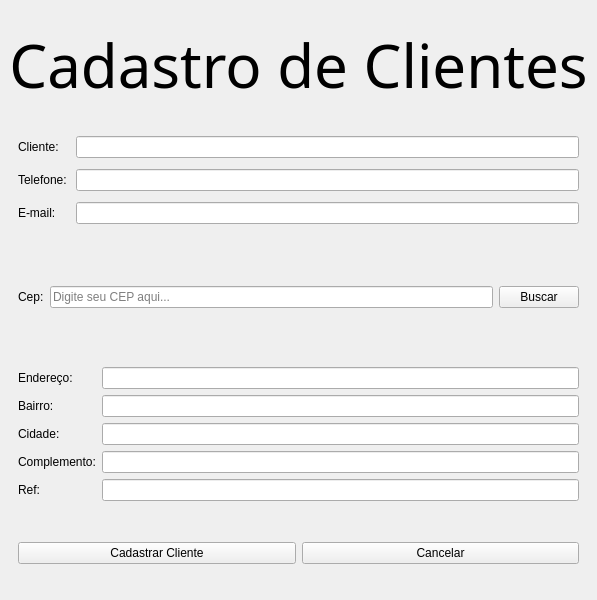
<?xml version="1.0" encoding="UTF-8"?>
<ui version="4.0">
 <class>MainWindow</class>
 <widget class="QMainWindow" name="MainWindow">
  <property name="geometry">
   <rect>
    <x>0</x>
    <y>0</y>
    <width>456</width>
    <height>600</height>
   </rect>
  </property>
  <property name="windowTitle">
   <string>MainWindow</string>
  </property>
  <property name="styleSheet">
   <string notr="true">QFrame {
	background-color: transparent;
	border: transparent;
}</string>
  </property>
  <widget class="QWidget" name="centralwidget">
   <layout class="QVBoxLayout" name="verticalLayout">
    <item>
     <widget class="QLabel" name="label">
      <property name="font">
       <font>
        <family>Monotype Corsiva</family>
        <pointsize>45</pointsize>
       </font>
      </property>
      <property name="text">
       <string>Cadastro de Clientes</string>
      </property>
      <property name="alignment">
       <set>Qt::AlignmentFlag::AlignCenter</set>
      </property>
     </widget>
    </item>
    <item>
     <widget class="QFrame" name="frame_2">
      <property name="palette">
       <palette>
        <active>
         <colorrole role="Button">
          <brush brushstyle="SolidPattern">
           <color alpha="0">
            <red>0</red>
            <green>0</green>
            <blue>0</blue>
           </color>
          </brush>
         </colorrole>
         <colorrole role="Midlight">
          <brush brushstyle="SolidPattern">
           <color alpha="255">
            <red>255</red>
            <green>255</green>
            <blue>255</blue>
           </color>
          </brush>
         </colorrole>
         <colorrole role="Base">
          <brush brushstyle="SolidPattern">
           <color alpha="0">
            <red>0</red>
            <green>0</green>
            <blue>0</blue>
           </color>
          </brush>
         </colorrole>
         <colorrole role="Window">
          <brush brushstyle="SolidPattern">
           <color alpha="0">
            <red>0</red>
            <green>0</green>
            <blue>0</blue>
           </color>
          </brush>
         </colorrole>
        </active>
        <inactive>
         <colorrole role="Button">
          <brush brushstyle="SolidPattern">
           <color alpha="0">
            <red>0</red>
            <green>0</green>
            <blue>0</blue>
           </color>
          </brush>
         </colorrole>
         <colorrole role="Base">
          <brush brushstyle="SolidPattern">
           <color alpha="0">
            <red>0</red>
            <green>0</green>
            <blue>0</blue>
           </color>
          </brush>
         </colorrole>
         <colorrole role="Window">
          <brush brushstyle="SolidPattern">
           <color alpha="0">
            <red>0</red>
            <green>0</green>
            <blue>0</blue>
           </color>
          </brush>
         </colorrole>
        </inactive>
        <disabled>
         <colorrole role="Button">
          <brush brushstyle="SolidPattern">
           <color alpha="0">
            <red>0</red>
            <green>0</green>
            <blue>0</blue>
           </color>
          </brush>
         </colorrole>
         <colorrole role="Base">
          <brush brushstyle="SolidPattern">
           <color alpha="0">
            <red>0</red>
            <green>0</green>
            <blue>0</blue>
           </color>
          </brush>
         </colorrole>
         <colorrole role="Window">
          <brush brushstyle="SolidPattern">
           <color alpha="0">
            <red>0</red>
            <green>0</green>
            <blue>0</blue>
           </color>
          </brush>
         </colorrole>
        </disabled>
       </palette>
      </property>
      <property name="styleSheet">
       <string notr="true"/>
      </property>
      <property name="frameShape">
       <enum>QFrame::Shape::StyledPanel</enum>
      </property>
      <property name="frameShadow">
       <enum>QFrame::Shadow::Raised</enum>
      </property>
      <layout class="QGridLayout" name="gridLayout_2">
       <property name="leftMargin">
        <number>9</number>
       </property>
       <property name="topMargin">
        <number>9</number>
       </property>
       <property name="rightMargin">
        <number>9</number>
       </property>
       <property name="bottomMargin">
        <number>9</number>
       </property>
       <property name="spacing">
        <number>9</number>
       </property>
       <item row="0" column="0">
        <widget class="QLabel" name="label_nome">
         <property name="text">
          <string>Cliente:</string>
         </property>
        </widget>
       </item>
       <item row="1" column="0">
        <widget class="QLabel" name="label_telefone">
         <property name="text">
          <string>Telefone:</string>
         </property>
        </widget>
       </item>
       <item row="3" column="1">
        <widget class="QLineEdit" name="email_input">
         <property name="styleSheet">
          <string notr="true"/>
         </property>
        </widget>
       </item>
       <item row="3" column="0">
        <widget class="QLabel" name="label_email">
         <property name="text">
          <string>E-mail:</string>
         </property>
        </widget>
       </item>
       <item row="0" column="1">
        <widget class="QLineEdit" name="nome_input">
         <property name="styleSheet">
          <string notr="true"/>
         </property>
         <property name="cursorPosition">
          <number>0</number>
         </property>
        </widget>
       </item>
       <item row="1" column="1">
        <widget class="QLineEdit" name="telefone_input">
         <property name="styleSheet">
          <string notr="true"/>
         </property>
        </widget>
       </item>
      </layout>
     </widget>
    </item>
    <item>
     <widget class="QFrame" name="frame_3">
      <property name="sizePolicy">
       <sizepolicy hsizetype="Expanding" vsizetype="Preferred">
        <horstretch>0</horstretch>
        <verstretch>0</verstretch>
       </sizepolicy>
      </property>
      <property name="frameShape">
       <enum>QFrame::Shape::StyledPanel</enum>
      </property>
      <property name="frameShadow">
       <enum>QFrame::Shadow::Raised</enum>
      </property>
      <layout class="QHBoxLayout" name="horizontalLayout">
       <item>
        <widget class="QLabel" name="label_25">
         <property name="text">
          <string>Cep:</string>
         </property>
        </widget>
       </item>
       <item>
        <widget class="QLineEdit" name="cepinput">
         <property name="styleSheet">
          <string notr="true"/>
         </property>
         <property name="text">
          <string/>
         </property>
         <property name="placeholderText">
          <string>Digite seu CEP aqui...</string>
         </property>
        </widget>
       </item>
       <item>
        <widget class="QPushButton" name="btn_viacep">
         <property name="enabled">
          <bool>true</bool>
         </property>
         <property name="styleSheet">
          <string notr="true"/>
         </property>
         <property name="text">
          <string>Buscar</string>
         </property>
        </widget>
       </item>
      </layout>
     </widget>
    </item>
    <item>
     <widget class="QFrame" name="frame">
      <property name="styleSheet">
       <string notr="true"/>
      </property>
      <property name="frameShape">
       <enum>QFrame::Shape::StyledPanel</enum>
      </property>
      <property name="frameShadow">
       <enum>QFrame::Shadow::Raised</enum>
      </property>
      <layout class="QGridLayout" name="gridLayout_3">
       <property name="leftMargin">
        <number>9</number>
       </property>
       <item row="10" column="1">
        <widget class="QLineEdit" name="referencia_input"/>
       </item>
       <item row="9" column="1">
        <widget class="QLineEdit" name="complemento_input">
         <property name="styleSheet">
          <string notr="true"/>
         </property>
        </widget>
       </item>
       <item row="2" column="0">
        <widget class="QLabel" name="label_22">
         <property name="text">
          <string>Endereço:</string>
         </property>
        </widget>
       </item>
       <item row="7" column="0">
        <widget class="QLabel" name="label_30">
         <property name="text">
          <string>Cidade:</string>
         </property>
        </widget>
       </item>
       <item row="7" column="1">
        <widget class="QLineEdit" name="cidade_input">
         <property name="styleSheet">
          <string notr="true"/>
         </property>
        </widget>
       </item>
       <item row="6" column="0">
        <widget class="QLabel" name="label_27">
         <property name="text">
          <string>Bairro:</string>
         </property>
        </widget>
       </item>
       <item row="9" column="0">
        <widget class="QLabel" name="label_28">
         <property name="text">
          <string>Complemento:</string>
         </property>
        </widget>
       </item>
       <item row="6" column="1">
        <widget class="QLineEdit" name="bairro_input">
         <property name="styleSheet">
          <string notr="true"/>
         </property>
        </widget>
       </item>
       <item row="2" column="1">
        <widget class="QLineEdit" name="endereco_input">
         <property name="styleSheet">
          <string notr="true"/>
         </property>
        </widget>
       </item>
       <item row="10" column="0">
        <widget class="QLabel" name="label_29">
         <property name="text">
          <string>Ref:</string>
         </property>
        </widget>
       </item>
      </layout>
     </widget>
    </item>
    <item>
     <widget class="QWidget" name="widget_3" native="true">
      <property name="maximumSize">
       <size>
        <width>16777215</width>
        <height>75</height>
       </size>
      </property>
      <property name="styleSheet">
       <string notr="true"/>
      </property>
      <layout class="QHBoxLayout" name="horizontalLayout_2">
       <item>
        <widget class="QPushButton" name="cad_clientes">
         <property name="styleSheet">
          <string notr="true"/>
         </property>
         <property name="text">
          <string>Cadastrar Cliente</string>
         </property>
         <property name="icon">
          <iconset theme="QIcon::ThemeIcon::ContactNew"/>
         </property>
        </widget>
       </item>
       <item>
        <widget class="QPushButton" name="cancelar">
         <property name="styleSheet">
          <string notr="true"/>
         </property>
         <property name="text">
          <string>Cancelar</string>
         </property>
         <property name="icon">
          <iconset theme="QIcon::ThemeIcon::ApplicationExit"/>
         </property>
        </widget>
       </item>
      </layout>
     </widget>
    </item>
   </layout>
   <zorder>frame_3</zorder>
   <zorder>label</zorder>
   <zorder>frame_2</zorder>
   <zorder>frame</zorder>
   <zorder>widget_3</zorder>
  </widget>
 </widget>
 <resources/>
 <connections/>
</ui>
